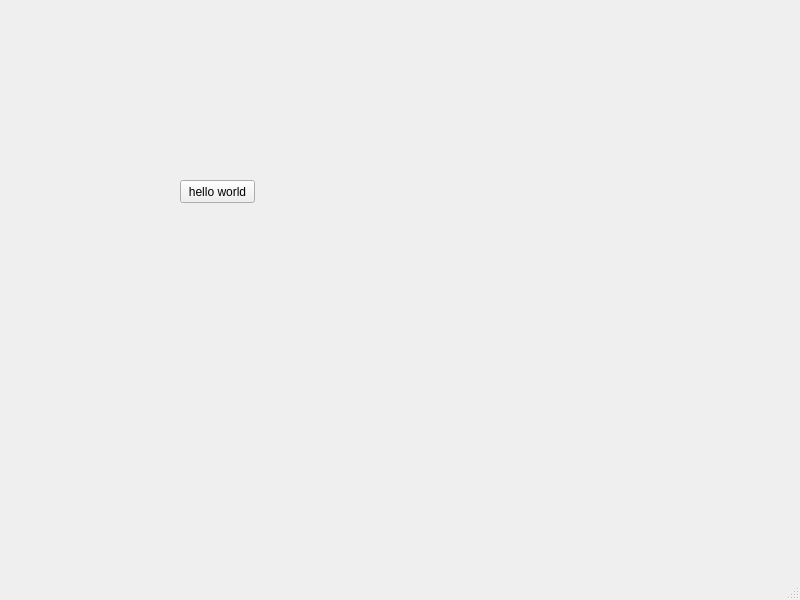
<?xml version="1.0" encoding="UTF-8"?>
<ui version="4.0">
 <class>MainWindow</class>
 <widget class="QMainWindow" name="MainWindow">
  <property name="geometry">
   <rect>
    <x>0</x>
    <y>0</y>
    <width>800</width>
    <height>600</height>
   </rect>
  </property>
  <property name="windowTitle">
   <string>MainWindow</string>
  </property>
  <widget class="QWidget" name="centralwidget">
   <widget class="QPushButton" name="pushButton">
    <property name="geometry">
     <rect>
      <x>180</x>
      <y>180</y>
      <width>75</width>
      <height>23</height>
     </rect>
    </property>
    <property name="text">
     <string>hello world</string>
    </property>
   </widget>
  </widget>
  <widget class="QMenuBar" name="menubar">
   <property name="geometry">
    <rect>
     <x>0</x>
     <y>0</y>
     <width>800</width>
     <height>22</height>
    </rect>
   </property>
  </widget>
  <widget class="QStatusBar" name="statusbar"/>
 </widget>
 <resources/>
 <connections/>
</ui>
